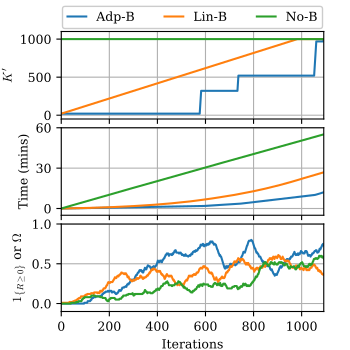

This chart was generated by the following Python code:
import os
import pandas as pd
import numpy as np
import matplotlib.pyplot as plt
from sim_src.util import GET_LOG_PATH_FOR_SIM_SCRIPT

FONT_SIZE = 9
fig_width_px = 350
fig_height_px = 350
dpi = 100  # Typical screen DPI, adjust if necessary
fig_width_in = fig_width_px / dpi
fig_height_in = fig_height_px / dpi

plt.rc('font', family='serif')
plt.rc('mathtext', fontset='cm')
plt.rc('font', size=FONT_SIZE)  # Default font size
plt.rc('axes', titlesize=FONT_SIZE)  # Font size of the axes title
plt.rc('axes', labelsize=FONT_SIZE)  # Font size of the x and y labels
plt.rc('xtick', labelsize=FONT_SIZE)  # Font size of the tick labels
plt.rc('ytick', labelsize=FONT_SIZE)  # Font size of the tick labels
plt.rc('legend', fontsize=FONT_SIZE)  # Font size for legends

def moving_average(data, window_size=100):
    return np.convolve(data, np.ones(window_size)/window_size, mode='full')


from working_dir_path import get_controller_path
current_dir = os.path.dirname(os.path.abspath(__file__))

data_name_list = ["Adp-B","Lin-B","No-B"]

# Create subplots
fig, axs = plt.subplots(3, 1)
# fig_width_in = (fig_width_px * 3 + 40) / dpi  # Adjust width for three subplots and spacing
fig.set_size_inches(fig_width_in, fig_height_in)

# Define the paths to your three data files
folder = [
    os.path.join(get_controller_path(), "sim_alg/train_curriculum_learning/log-train_es_ggm_cl_rand_init/train_es_ggm_cl_rand_init-2024-December-12-20-47-00-ail"),
    os.path.join(get_controller_path(), "sim_alg/train_curriculum_learning/log-train_es_ggm_cl_rand_init_nadaptive/train_es_ggm_cl_rand_init_nadaptive-2024-December-13-13-29-52-ail"),
    os.path.join(get_controller_path(), "sim_alg/train_curriculum_learning/log-train_es_ggm_cl_rand_init_all/train_es_ggm_cl_rand_init_all-2024-December-12-21-54-51-ail"),
]

data_list = []

for idx, f in enumerate(folder):
    nc_file = os.path.join(f,"ES_GGM.nc.final.txt")
    nc = np.genfromtxt(nc_file, delimiter=',')[:,3:]
    nc = nc.squeeze()

    ub_nc_file = os.path.join(f,"ES_GGM.ub_nc.final.txt")
    ub_nc = np.genfromtxt(ub_nc_file, delimiter=',')[:,3:]
    ub_nc = ub_nc.squeeze()
    
    q_avg_file = os.path.join(f,"ES_GGM.q_avg.final.txt")
    q_avg = np.genfromtxt(q_avg_file, delimiter=',')[:,3:]
    q_avg = q_avg.squeeze()

    rwd = (q_avg>0.99)*(nc<=ub_nc)
    rwd = rwd.astype(float)
    rwd = moving_average(rwd)
    data_list.append(rwd)

    

path = []
path.append(os.path.join(folder[0],"ES_GGM.reward.final.txt"))
path.append(os.path.join(folder[1],"ES_GGM.reward.final.txt"))
path.append(os.path.join(folder[2],"ES_GGM.reward.final.txt"))
for idx, data_file in enumerate(path):
    if not os.path.exists(data_file):
        raise FileNotFoundError(f"Data file not found: {data_file}")
    data = np.genfromtxt(data_file, delimiter=',')[:,2]
    data = data-data[0]
    data = data.squeeze()/60
    data_list.append(data)
    print(data)
    
path = []
path.append(os.path.join(folder[0],"ES_GGM.n_sta.final.txt"))
path.append(os.path.join(folder[1],"ES_GGM.n_sta.final.txt"))
path.append(os.path.join(folder[2],"ES_GGM.n_sta.final.txt"))
for idx, data_file in enumerate(path):
    if not os.path.exists(data_file):
        raise FileNotFoundError(f"Data file not found: {data_file}")
    data = np.genfromtxt(data_file, delimiter=',')[:,3:]
    data = data.mean(axis=1).squeeze()
    data_list.append(data)

lines = []

ylabels = [r'$\mathbf{1}_{\{R\geq 0\}}$ or $\Omega$',r'Time (mins)',r"$K'$",]
for i in range(3):
    for j in range(3):
        line, = axs[i].plot(data_list[j+i*3],linewidth=1.5,markerfacecolor='none')
        lines.append(line)
    axs[i].set_ylabel(ylabels[i])

    if i == 0:
        axs[i].set_xlabel(r'Iterations')
        # axs[i].set_yticks(np.arange(4, num_rows, tick_step))
        # axs[i].set_yticklabels(np.arange(4, num_rows, tick_step)+1)
    else:
        axs[i].set_xticks(np.arange(0,1001,200))      # Remove y-axis ticks
        axs[i].set_xticklabels([])
        axs[i].set_xlabel('')      # Remove y-axis label

    if i == 0:
        axs[i].set_ylim(-0.1, 1)

    if i == 1:
        axs[i].set_ylim(-5, 60)
        axs[i].set_yticks([0,30,60])      # Remove y-axis ticks

    if i == 2:
        axs[i].set_ylim(-50, 1100)
        axs[i].set_yticks([0,500,1000])      # Remove y-axis ticks

    axs[i].set_xlim(0, 1092)
    axs[i].set_position([0.175, 0.11+i*0.275, 0.75, 0.25])
    axs[i].grid(True)

# Add a legend
fig.legend(lines, data_name_list ,fontsize=FONT_SIZE, loc='lower left', bbox_to_anchor=(0.175, 0.915, 0.75, 0.1), ncol = 3 , borderaxespad=0.1,handlelength=1.5,fancybox=True, framealpha=1,mode='expand' )
# axs[0].legend(fontsize=8, loc='lower left', bbox_to_anchor=(0, 1.02, 5,0.1), ncol=3,borderaxespad=0.)
# plt.subplots_adjust(left=0.175, right=0.95,bottom=0.175,top=0.95)


# Save the figure as a PDF
output_path = os.path.join(current_dir, os.path.splitext(os.path.basename(__file__))[0]) + '.pdf'

fig.savefig(output_path, format='pdf', pad_inches=0.)

# Display the plot
plt.show()
